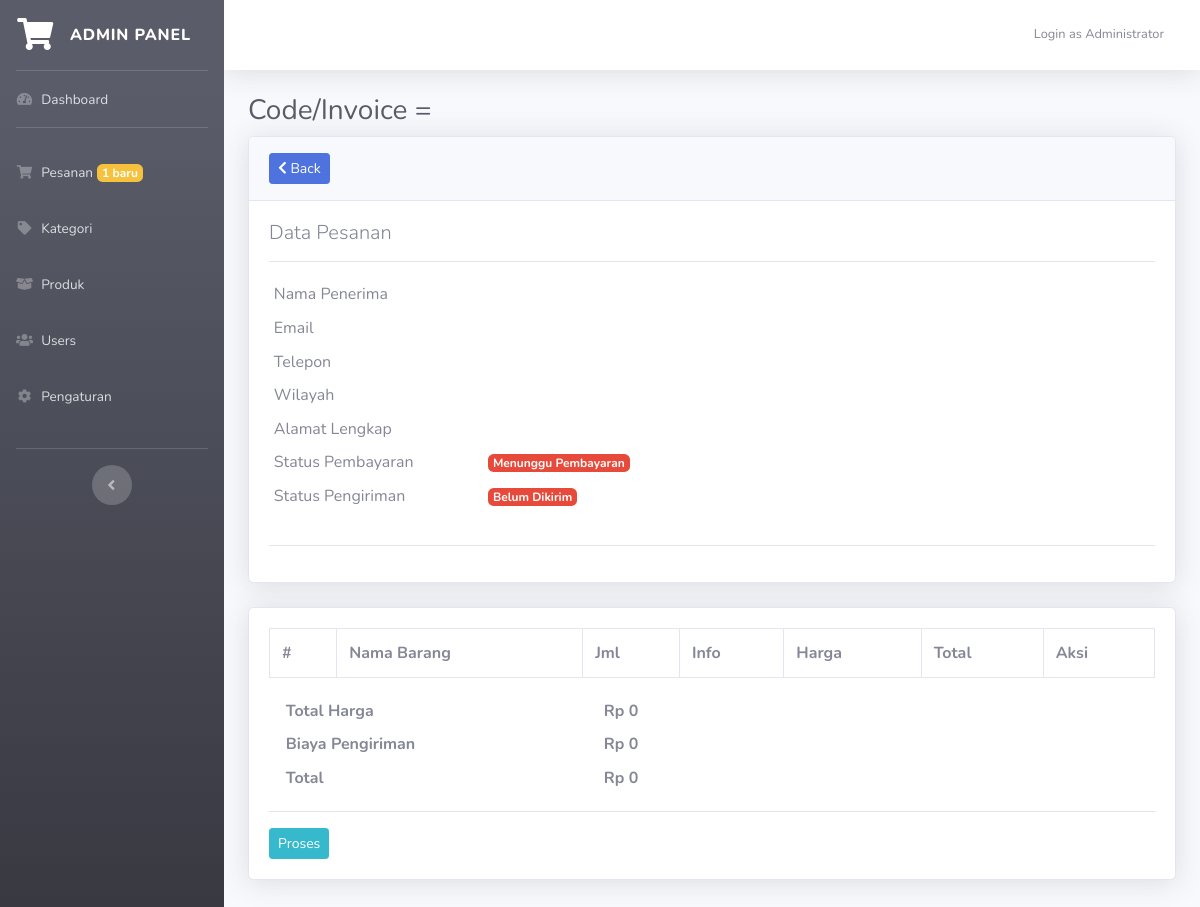
/admin.php?page=orders&invoice=177183 (signed in), run on an earlier commit of the app's database.
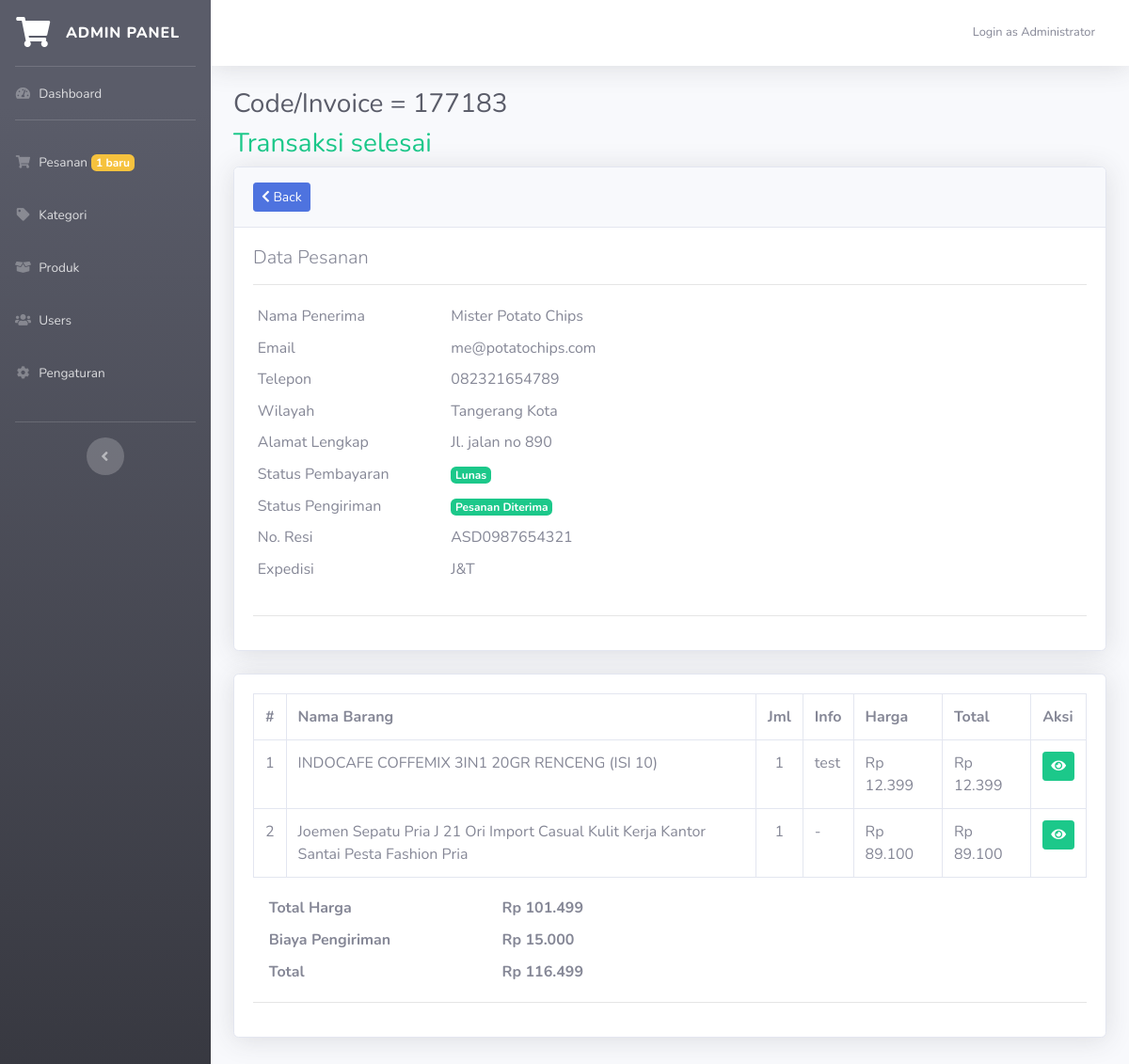
And on a later commit of the database.
### tables this page shows
CREATE TABLE `invoice` (
  `id` int(11) NOT NULL,
  `invoice_code` varchar(10) NOT NULL,
  `name` varchar(50) NOT NULL,
  `email` varchar(50) NOT NULL,
  `telp` varchar(20) NOT NULL,
  `region` int(11) NOT NULL,
  `address` text NOT NULL,
  `ongkir` varchar(10) NOT NULL,
  `total_price` int(11) NOT NULL,
  `total_all` int(11) NOT NULL,
  `date_input` datetime NOT NULL,
  `status_payment` int(1) NOT NULL,
  `status_delivery` int(1) NOT NULL,
  `bukti_transfer` varchar(100) NOT NULL,
  `no_resi` varchar(50) NOT NULL,
  `expedisi` varchar(50) NOT NULL
);

CREATE TABLE `region` (
  `id` int(11) NOT NULL,
  `region` varchar(100) NOT NULL,
  `price` int(11) NOT NULL
);

CREATE TABLE `transaction` (
  `id` int(11) NOT NULL,
  `id_invoice` int(11) NOT NULL,
  `product_name` varchar(100) NOT NULL,
  `price` int(11) NOT NULL,
  `qty` int(11) NOT NULL,
  `link` varchar(100) NOT NULL,
  `ket` varchar(200) NOT NULL
);

### admin.php (called while the page is built, shortened)
<?php
require_once 'include/cfg.php';
require_once 'include/func.php';
include "module/templates/index-admin.php";

### include/func.php (called while the page is built, shortened)
<?php
function string2Number($cString){
    return str_replace(",","",$cString) ;
}
function number2String($nNumber,$nDecimals=0){
    $nNumber = floatval(string2Number($nNumber)) ;
    return number_format($nNumber,$nDecimals,",",".") ;
}

### module/admin/orders.php (the view, shortened to what this page needs)
<?php
if(isset($_GET['invoice']) && $_GET['invoice'] <> ""){
    $cInvoice = $_GET['invoice'];
    $dbData = mysqli_query($db,"select * from invoice where invoice_code='$cInvoice'");
    $vaInvoice = mysqli_fetch_array($dbData);
    $dbRegion = mysqli_query($db,"select * from region where id='{$vaInvoice['region']}'");
    $vaRegion = mysqli_fetch_array($dbRegion);
?>
<div class="container-fluid">
	<h1 class="h3 mb-2 text-gray-800 mb-2">Code/Invoice = <?= $vaInvoice['invoice_code']; ?></h1>
    <?php if($vaInvoice['status_payment'] == 1 && $vaInvoice['status_delivery'] == 3){ ?>
        <h3 class="text-success">Transaksi selesai</h3>
    <?php } ?>
	<div class="card shadow mb-4">
		<div class="card-header py-3">
            <a href="?page=orders" class="btn btn-sm btn-primary"><i class="fa fa-chevron-left"></i> Back</a>
		</div>
		<div class="card-body">
            <h3 class="lead"> Data Pesanan</h3>
            <hr>
            <div class="row">
                <div class="col-md-6">
                    <table class="table table-sm table-borderless">
                        <tr>
                            <td>Nama Penerima</td>
                            <td><?= $vaInvoice['name']; ?></td>
                        </tr>
                        <tr>
                            <td>Email</td>
                            <td><?= $vaInvoice['email']; ?></td>
                        </tr>
                        <tr>
                            <td>Telepon</td>
                            <td><?= $vaInvoice['telp']; ?></td>
                        </tr>
                        <tr>
                            <td>Wilayah</td>
                            <td><?= $vaRegion['region']; ?></td>
                        </tr>
                        <tr>
                            <td>Alamat Lengkap</td>
                            <td><?= $vaInvoice['address']; ?></td>
                        </tr>
                        <tr>
                            <td>Status Pembayaran</td>
                            <?php if($vaInvoice['status_payment'] == 1){ ?>
                                <td><span class="badge badge-success">Lunas</span></td>
                            <?php
                                }else{
                                    if($vaInvoice['bukti_transfer'] <> ""){
                            ?>
								<td><span class="badge badge-warning">Menunggu Konfirmasi Admin</span></td>
                            <?php
                                    }else{
                            ?>
								<td><span class="badge badge-danger">Menunggu Pembayaran</span></td>
                            <?php
                                    }
                                }
                            ?>
                        </tr>
                        <tr>
                            <td>Status Pengiriman</td>
                            <?php
                                if($vaInvoice['status_delivery'] == 3){
                            ?>
                                <td><span class="badge badge-success">Pesanan Diterima</span></td>
                            <?php
                                }else if($vaInvoice['status_delivery'] == 2){
                            ?>
                                <td><span class="badge badge-info">Dikirim</span></td>
                            <?php
                                }else if($vaInvoice['status_delivery'] == 1){
                            ?>
                                <td><span class="badge badge-warning">Dikemas</span></td>
                            <?php
                                }else{ ?>
                                <td><span class="badge badge-danger">Belum Dikirim</span></td>
                            <?php } ?>
                        </tr>
                        <?php
                            if($vaInvoice['status_delivery'] >= 2){
                        ?>
                        <tr>
                            <td>No. Resi</td>
                            <td><?=$vaInvoice['no_resi']?></td>
                        </tr>
                        <tr>
                            <td>Expedisi</td>
                            <td><?=$vaInvoice['expedisi']?></td>
                        </tr>
                        <?php
                            }
                        ?>
                    </table>
                </div>
            </div>
            <hr>
		</div>
	</div>
    <div class="card shadow mb-5">
        <div class="card-body">
            <table class="table table-bordered">
                <tr>
                    <th>#</th>
                    <th>Nama Barang</th>
                    <th>Jml</th>
                    <th>Info</th>
                    <th>Harga</th>
                    <th>Total</th>
                    <th>Aksi</th>
                <?php
                $no=1;
                $dbOrder = mysqli_query($db,"select * from transaction where id_invoice='$cInvoice'");
                while($data = mysqli_fetch_array($dbOrder)){ ?>
                </tr>
                    <td><?= $no; ?></td>
                    <td><?= $data['product_name']; ?></td>
                    <td class="text-center"><?= $data['qty']; ?></td>
                    <?php if($data['ket'] == ""){ ?>
                        <td>-</td>
                    <?php }else{ ?>
                        <td><?= $data['ket']; ?></td>
                    <?php } ?>
                    <td>Rp <?= number2String($data['price']); ?></td>
                    <?php $total = $data['price'] * $data['qty']; ?>
                    <td>Rp <?= number2String($total); ?></td>
                    <td>
                        <a href="index.php?p=<?= $data['link']; ?>" target="_blank" class="btn btn-sm btn-success"><i class="fa fa-eye"></i></a>
                    </td>
                <tr>
                <?php
                    $no++;
                    }
                ?>
                </tr>
            </table>
            <div class="col-md-6">
                <table class="table table-borderless table-sm">
                    <tr>
                        <th>Total Harga</th>
                        <th>Rp <?= number2String($vaInvoice['total_price']); ?></script></th>
                    </tr>
                    <tr>
                        <th>Biaya Pengiriman</th>
                        <th>Rp <?= number2String($vaInvoice['ongkir']); ?></th>
                    </tr>
                    <tr>
                        <th>Total</th>
                        <th>Rp <?= number2String($vaInvoice['total_all']); ?></th>
                    </tr>
                </table>
            </div>
            <hr>
            <?php if($vaInvoice['status_payment'] == 0){ ?>
                <a href="?page=orders&opt=proses&invoice=<?= $vaInvoice['invoice_code']; ?>" onclick="return confirm('Anda sudah menerima pembayaran dan akan memproses pesanan?');" class="btn btn-info btn-sm">Proses</a>
            <?php }else if($vaInvoice['status_payment'] == 1 && $vaInvoice['status_delivery'] == 1){?>
                <a
                    href="#"
                    class="btn btn-primary btn-sm"
                    data-toggle="modal"
                    data-target="#kirimPesanan"
                    >Kirim Pesanan</a
                >
            <?php } ?>
        </div>
    </div>
</div>
<?php
}
?>

### module/templates/index-admin.php (shortened to what this page needs)
<!DOCTYPE html>
<html lang="en">
  <head>
    <link
      href="assets/vendor/fontawesome-free/css/all.min.css"
      rel="stylesheet"
      type="text/css"
    />
    <link href="assets/css/sb-admin-2.min.css" rel="stylesheet" />
    <link rel="stylesheet" href="assets/select2-4.0.6-rc.1/dist/css/select2.min.css">
    <link rel="stylesheet" type="text/css" href="https://cdn.datatables.net/v/bs4/dt-1.11.5/datatables.min.css"/>
    <link rel="stylesheet" media="screen" type="text/css" href="assets/css/colorpicker.css" />
  </head>
  <body id="page-top">
    <div id="wrapper">
      <ul
        class="navbar-nav bg-gradient-dark sidebar sidebar-dark accordion"
        id="accordionSidebar"
      >
        <a
          class="sidebar-brand d-flex align-items-center justify-content-center"
          href="?page=home"
        >
          <div class="sidebar-brand-icon rotate">
            <i class="fa fa-shopping-cart"></i>
          </div>
          <div class="sidebar-brand-text mx-3">ADMIN PANEL</div>
        </a>
        <hr class="sidebar-divider my-0" />
        <li class="nav-item">
          <a class="nav-link" href="?page=home">
            <i class="fas fa-fw fa-tachometer-alt"></i>
            <span>Dashboard</span></a
          >
        </li>
        <hr class="sidebar-divider" />
        <?php $orders = mysqli_num_rows(mysqli_query($db,"select * from invoice where status_payment=0")); ?>
        <li class="nav-item">
          <a class="nav-link" href="?page=orders">
            <i class="fas fa-fw fa-shopping-cart"></i>
            <span>Pesanan</span> <small class="badge badge-warning"><?=$orders?> baru</small></a
          >
        </li>
        <li class="nav-item">
          <a class="nav-link" href="?page=categories">
            <i class="fas fa-fw fa-tag"></i>
            <span>Kategori</span></a
          >
        </li>
        <li class="nav-item">
          <a class="nav-link" href="?page=products">
            <i class="fas fa-fw fa-box-open"></i>
            <span>Produk</span></a
          >
        </li>
        <li class="nav-item">
          <a class="nav-link" href="?page=pages">
            <i class="fas fa-fw fa-users"></i>
            <span>Users</span></a
          >
        </li>
        <li class="nav-item">
          <a class="nav-link" href="?page=settings">
            <i class="fas fa-fw fa-cog"></i>
            <span>Pengaturan</span></a
          >
        </li>
        <br />
        <hr class="sidebar-divider d-none d-md-block" />
        <div class="text-center d-none d-md-inline">
          <button class="rounded-circle border-0" id="sidebarToggle"></button>
        </div>
      </ul>
      <div id="content-wrapper" class="d-flex flex-column">
        <div id="content">
          <nav
            class="navbar navbar-expand navbar-light bg-white topbar mb-4 static-top shadow"
          >
            <ul class="navbar-nav ml-auto">
              <li class="nav-item dropdown no-arrow">
                <a
                  class="nav-link dropdown-toggle"
                  href="#"
                  id="userDropdown"
                  role="button"
                  data-toggle="dropdown"
                  aria-haspopup="true"
                  aria-expanded="false"
                >
                  <span class="mr-2 d-none d-lg-inline text-gray-600 small"
                    >Login as <?= $_SESSION['name']?></span
                  >
                </a>
              </li>
            </ul>
          </nav>
            <?php include $page;?>
          </div>
</body>
</html>

What changed in the data, as far as the page shows it:
added invoice: invoice_code "177183", name "Mister Potato Chips", email "me@potatochips.com", telp "082321654789", address "Jl. jalan no 890", no_resi "ASD0987654321", expedisi "J&T", total_price "101.499", ongkir "15.000", total_all "116.499"
now on this page (row unchanged): region: region "Tangerang Kota"
added transaction: product_name "INDOCAFE COFFEMIX 3IN1 20GR RENCENG (ISI 10)", qty "1", ket "test", price "12.399", number2String($total) "12.399"
added transaction: product_name "Joemen Sepatu Pria J 21 Ori Import Casual Kulit Kerja Kantor Santai Pesta Fashion Pria", qty "1", price "89.100", number2String($total) "89.100"
Also different on the page:
number2String($vaInvoice['total_price']): "0" → (not shown)
number2String($vaInvoice['ongkir']): "0" → (not shown)
number2String($vaInvoice['total_all']): "0" → (not shown)
text no longer shown: "Menunggu Pembayaran Belum Dikirim Proses"
text now shown: "Transaksi selesai Lunas Pesanan Diterima No. Resi Expedisi"
